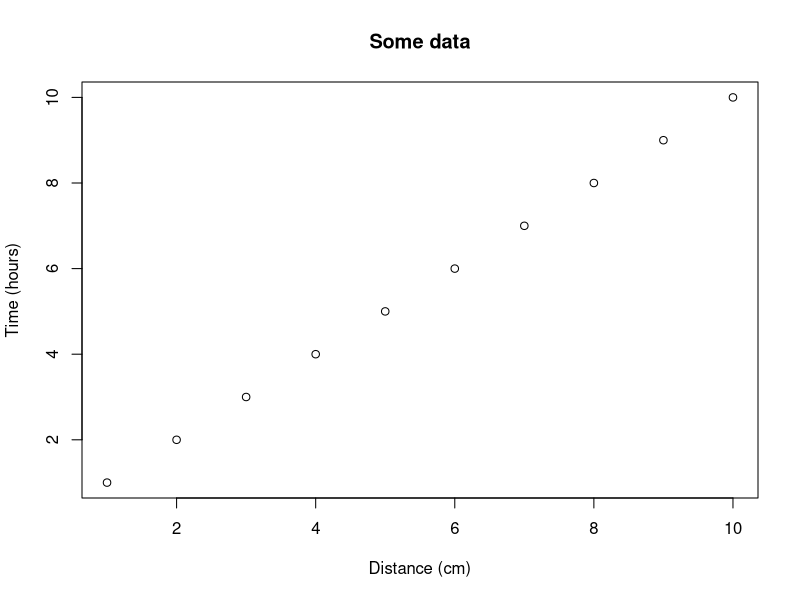

Write the R code that produced this figure.
## ---- chunk 1
knitr::opts_chunk$set(echo = FALSE) # By default, hide code; set to TRUE to see code
knitr::opts_chunk$set(fig.pos = 'th') # Places figures at top or here
knitr::opts_chunk$set(out.width = '100%', dpi=300) # Figure resolution and size
knitr::opts_chunk$set(fig.env="figure") # Latex figure environment

options(knitr.table.format="latex") # For kable tables to work without setting format option
## ---- chunk 2
plot(1:10,main="Some data",xlab="Distance (cm)",
     ylab="Time (hours)")
## ---- chunk 3
df = data.frame(ID=1:3,code=letters[1:3])

# Creates tables that follow OUP guidelines 
# using xtable
library(xtable) 
print(xtable(df,caption="This is a xtable table.",
             label="tab:tab1"),
      comment=FALSE,caption.placement="top")
## ---- chunk 4
df = data.frame(ID=1:3,code=letters[1:3])

# kable can alse be used for creating tables
knitr::kable(df,caption="This is a kable table.",
             #format="latex",
             booktabs=TRUE,label="tab2")
